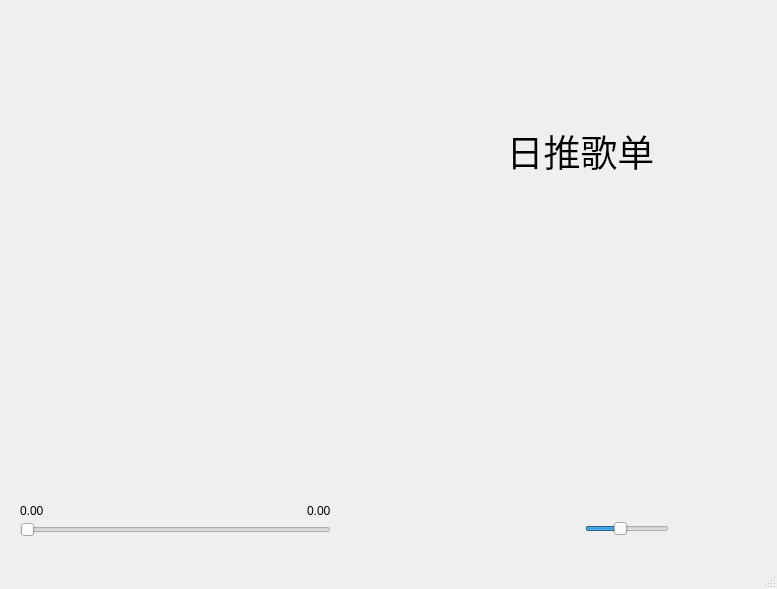
<?xml version="1.0" encoding="UTF-8"?>
<ui version="4.0">
 <class>MainWindow</class>
 <widget class="QMainWindow" name="MainWindow">
  <property name="geometry">
   <rect>
    <x>0</x>
    <y>0</y>
    <width>777</width>
    <height>589</height>
   </rect>
  </property>
  <property name="mouseTracking">
   <bool>true</bool>
  </property>
  <property name="acceptDrops">
   <bool>false</bool>
  </property>
  <property name="windowTitle">
   <string>MainWindow</string>
  </property>
  <widget class="QWidget" name="centralwidget">
   <widget class="QSlider" name="playCourseSlider">
    <property name="geometry">
     <rect>
      <x>20</x>
      <y>520</y>
      <width>311</width>
      <height>20</height>
     </rect>
    </property>
    <property name="orientation">
     <enum>Qt::Horizontal</enum>
    </property>
   </widget>
   <widget class="QLabel" name="song_pic">
    <property name="geometry">
     <rect>
      <x>30</x>
      <y>20</y>
      <width>331</width>
      <height>331</height>
     </rect>
    </property>
    <property name="text">
     <string/>
    </property>
   </widget>
   <widget class="QLabel" name="lyric">
    <property name="geometry">
     <rect>
      <x>40</x>
      <y>430</y>
      <width>281</width>
      <height>41</height>
     </rect>
    </property>
    <property name="text">
     <string/>
    </property>
    <property name="textFormat">
     <enum>Qt::RichText</enum>
    </property>
   </widget>
   <widget class="QLabel" name="song_name">
    <property name="geometry">
     <rect>
      <x>40</x>
      <y>380</y>
      <width>111</width>
      <height>31</height>
     </rect>
    </property>
    <property name="text">
     <string/>
    </property>
   </widget>
   <widget class="QPushButton" name="pifu">
    <property name="geometry">
     <rect>
      <x>740</x>
      <y>0</y>
      <width>30</width>
      <height>30</height>
     </rect>
    </property>
    <property name="sizePolicy">
     <sizepolicy hsizetype="Minimum" vsizetype="Fixed">
      <horstretch>0</horstretch>
      <verstretch>0</verstretch>
     </sizepolicy>
    </property>
    <property name="styleSheet">
     <string notr="true">QPushButton{
border-image:none;
background-color:rgba(255,255,255,0);
border-radius:5px
}
QPushButton:hover
{
background-color:rgba(255,255,255,0.5);
}</string>
    </property>
    <property name="text">
     <string/>
    </property>
    <property name="icon">
     <iconset resource="icons.qrc">
      <normaloff>:/new/prefix1/icons/pifu.png</normaloff>:/new/prefix1/icons/pifu.png</iconset>
    </property>
    <property name="iconSize">
     <size>
      <width>20</width>
      <height>20</height>
     </size>
    </property>
   </widget>
   <widget class="QWidget" name="layoutWidget">
    <property name="geometry">
     <rect>
      <x>20</x>
      <y>500</y>
      <width>311</width>
      <height>22</height>
     </rect>
    </property>
    <layout class="QHBoxLayout" name="horizontalLayout_2">
     <item>
      <widget class="QLabel" name="curlabel">
       <property name="text">
        <string>0.00</string>
       </property>
      </widget>
     </item>
     <item>
      <spacer name="horizontalSpacer_5">
       <property name="orientation">
        <enum>Qt::Horizontal</enum>
       </property>
       <property name="sizeHint" stdset="0">
        <size>
         <width>178</width>
         <height>20</height>
        </size>
       </property>
      </spacer>
     </item>
     <item>
      <widget class="QLabel" name="totallabel">
       <property name="text">
        <string>0.00</string>
       </property>
      </widget>
     </item>
    </layout>
   </widget>
   <widget class="QWidget" name="layoutWidget">
    <property name="geometry">
     <rect>
      <x>361</x>
      <y>510</y>
      <width>401</width>
      <height>37</height>
     </rect>
    </property>
    <layout class="QHBoxLayout" name="horizontalLayout">
     <item>
      <widget class="QPushButton" name="pre">
       <property name="styleSheet">
        <string notr="true">QPushButton{
border-image:none;
background-color:rgba(255,255,255,0);
border-radius:5px
}
QPushButton:hover
{
background-color:rgba(255,255,255,0.5);
}
</string>
       </property>
       <property name="text">
        <string/>
       </property>
       <property name="icon">
        <iconset resource="icons.qrc">
         <normaloff>:/new/prefix1/icons/shangyishou.png</normaloff>:/new/prefix1/icons/shangyishou.png</iconset>
       </property>
       <property name="iconSize">
        <size>
         <width>30</width>
         <height>30</height>
        </size>
       </property>
      </widget>
     </item>
     <item>
      <widget class="QPushButton" name="stop">
       <property name="enabled">
        <bool>true</bool>
       </property>
       <property name="cursor">
        <cursorShape>ArrowCursor</cursorShape>
       </property>
       <property name="acceptDrops">
        <bool>false</bool>
       </property>
       <property name="layoutDirection">
        <enum>Qt::LeftToRight</enum>
       </property>
       <property name="styleSheet">
        <string notr="true">QPushButton{
border-image:none;
background-color:rgba(255,255,255,0);
border-radius:5px
}
QPushButton:hover
{
background-color:rgba(255,255,255,0.5);
}
</string>
       </property>
       <property name="text">
        <string/>
       </property>
       <property name="icon">
        <iconset resource="icons.qrc">
         <normaloff>:/new/prefix1/icons/bofang.png</normaloff>:/new/prefix1/icons/bofang.png</iconset>
       </property>
       <property name="iconSize">
        <size>
         <width>35</width>
         <height>35</height>
        </size>
       </property>
       <property name="checkable">
        <bool>true</bool>
       </property>
       <property name="flat">
        <bool>false</bool>
       </property>
      </widget>
     </item>
     <item>
      <widget class="QPushButton" name="next">
       <property name="styleSheet">
        <string notr="true">QPushButton{
border-image:none;
background-color:rgba(255,255,255,0);
border-radius:5px
}
QPushButton:hover
{
background-color:rgba(255,255,255,0.5);
}
</string>
       </property>
       <property name="text">
        <string/>
       </property>
       <property name="icon">
        <iconset resource="icons.qrc">
         <normaloff>:/new/prefix1/icons/xiayishou.png</normaloff>:/new/prefix1/icons/xiayishou.png</iconset>
       </property>
       <property name="iconSize">
        <size>
         <width>30</width>
         <height>30</height>
        </size>
       </property>
       <property name="checkable">
        <bool>true</bool>
       </property>
      </widget>
     </item>
     <item>
      <spacer name="horizontalSpacer_3">
       <property name="orientation">
        <enum>Qt::Horizontal</enum>
       </property>
       <property name="sizeHint" stdset="0">
        <size>
         <width>13</width>
         <height>29</height>
        </size>
       </property>
      </spacer>
     </item>
     <item>
      <widget class="QPushButton" name="playmode">
       <property name="styleSheet">
        <string notr="true">QPushButton{
border-image:none;
background-color:rgba(255,255,255,0);
border-radius:5px
}
QPushButton:hover
{
background-color:rgba(255,255,255,0.5);
}
</string>
       </property>
       <property name="text">
        <string/>
       </property>
       <property name="icon">
        <iconset resource="icons.qrc">
         <normaloff>:/new/prefix1/icons/shunxubofang.png</normaloff>:/new/prefix1/icons/shunxubofang.png</iconset>
       </property>
       <property name="iconSize">
        <size>
         <width>20</width>
         <height>20</height>
        </size>
       </property>
      </widget>
     </item>
     <item>
      <spacer name="horizontalSpacer_2">
       <property name="orientation">
        <enum>Qt::Horizontal</enum>
       </property>
       <property name="sizeHint" stdset="0">
        <size>
         <width>23</width>
         <height>32</height>
        </size>
       </property>
      </spacer>
     </item>
     <item>
      <widget class="QPushButton" name="volume">
       <property name="styleSheet">
        <string notr="true">QPushButton{
border-image:none;
background-color:rgba(255,255,255,0);
border-radius:5px
}
QPushButton:hover
{
background-color:rgba(255,255,255,0.5);
}
</string>
       </property>
       <property name="text">
        <string/>
       </property>
       <property name="icon">
        <iconset resource="icons.qrc">
         <normaloff>:/new/prefix1/icons/yinliang.png</normaloff>:/new/prefix1/icons/yinliang.png</iconset>
       </property>
       <property name="iconSize">
        <size>
         <width>20</width>
         <height>20</height>
        </size>
       </property>
      </widget>
     </item>
     <item>
      <widget class="QSlider" name="volume_bar">
       <property name="value">
        <number>40</number>
       </property>
       <property name="orientation">
        <enum>Qt::Horizontal</enum>
       </property>
      </widget>
     </item>
     <item>
      <widget class="QPushButton" name="songlst">
       <property name="styleSheet">
        <string notr="true">QPushButton{
border-image:none;
background-color:rgba(255,255,255,0);
border-radius:5px
}
QPushButton:hover
{
background-color:rgba(255,255,255,0.5);
}

</string>
       </property>
       <property name="text">
        <string/>
       </property>
       <property name="icon">
        <iconset resource="icons.qrc">
         <normaloff>:/new/prefix1/icons/bofangliebiao.png</normaloff>:/new/prefix1/icons/bofangliebiao.png</iconset>
       </property>
       <property name="iconSize">
        <size>
         <width>20</width>
         <height>20</height>
        </size>
       </property>
      </widget>
     </item>
     <item>
      <spacer name="horizontalSpacer">
       <property name="orientation">
        <enum>Qt::Horizontal</enum>
       </property>
       <property name="sizeHint" stdset="0">
        <size>
         <width>18</width>
         <height>29</height>
        </size>
       </property>
      </spacer>
     </item>
     <item>
      <widget class="QPushButton" name="file">
       <property name="styleSheet">
        <string notr="true">QPushButton{
border-image:none;
background-color:rgba(255,255,255,0);
border-radius:5px
}
QPushButton:hover
{
background-color:rgba(255,255,255,0.5);
}
</string>
       </property>
       <property name="text">
        <string/>
       </property>
       <property name="icon">
        <iconset resource="icons.qrc">
         <normaloff>:/new/prefix1/icons/wenjianjia.png</normaloff>:/new/prefix1/icons/wenjianjia.png</iconset>
       </property>
       <property name="iconSize">
        <size>
         <width>20</width>
         <height>20</height>
        </size>
       </property>
      </widget>
     </item>
    </layout>
   </widget>
   <widget class="QPushButton" name="dailyrec">
    <property name="geometry">
     <rect>
      <x>430</x>
      <y>100</y>
      <width>301</width>
      <height>101</height>
     </rect>
    </property>
    <property name="font">
     <font>
      <family>楷体</family>
      <pointsize>28</pointsize>
     </font>
    </property>
    <property name="styleSheet">
     <string notr="true">QPushButton{
border-image:none;
background-color:rgba(255,255,255,0);
border-radius:5px
}
QPushButton:hover
{
background-color:rgba(255,255,255,0.5);
}
</string>
    </property>
    <property name="text">
     <string>日推歌单</string>
    </property>
   </widget>
   <widget class="QPushButton" name="searchButton">
    <property name="geometry">
     <rect>
      <x>700</x>
      <y>0</y>
      <width>31</width>
      <height>31</height>
     </rect>
    </property>
    <property name="styleSheet">
     <string notr="true">QPushButton{
border-image:none;
background-color:rgba(255,255,255,0);
border-radius:5px
}
QPushButton:hover
{
background-color:rgba(255,255,255,0.5);
}
</string>
    </property>
    <property name="text">
     <string/>
    </property>
    <property name="icon">
     <iconset resource="icons.qrc">
      <normaloff>:/new/prefix1/icons/chazhao.png</normaloff>:/new/prefix1/icons/chazhao.png</iconset>
    </property>
    <property name="iconSize">
     <size>
      <width>15</width>
      <height>15</height>
     </size>
    </property>
    <property name="checkable">
     <bool>true</bool>
    </property>
   </widget>
  </widget>
  <widget class="QMenuBar" name="menubar">
   <property name="geometry">
    <rect>
     <x>0</x>
     <y>0</y>
     <width>777</width>
     <height>17</height>
    </rect>
   </property>
  </widget>
  <widget class="QStatusBar" name="statusbar"/>
 </widget>
 <resources>
  <include location="icons.qrc"/>
 </resources>
 <connections/>
</ui>
